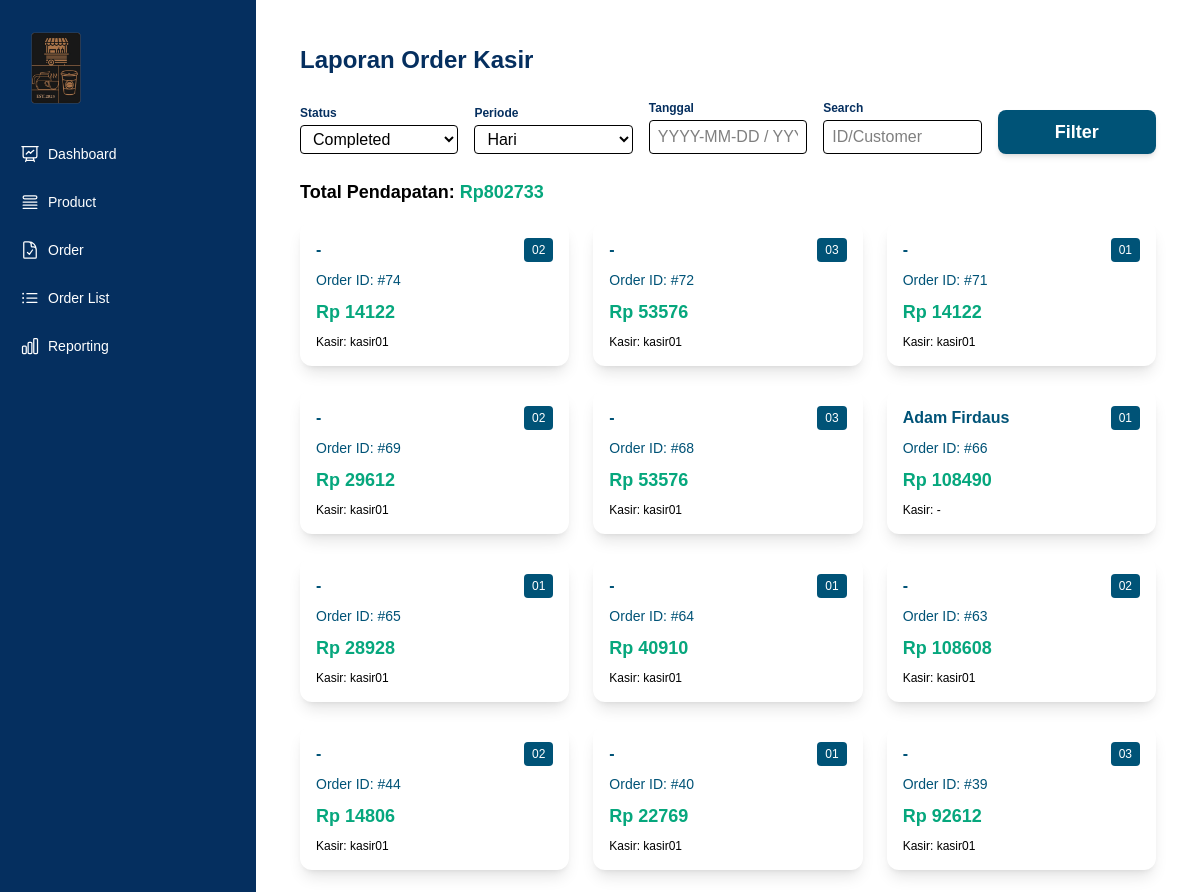
Page /kasir/order-report/ (signed in, upper part) on the earlier database version.
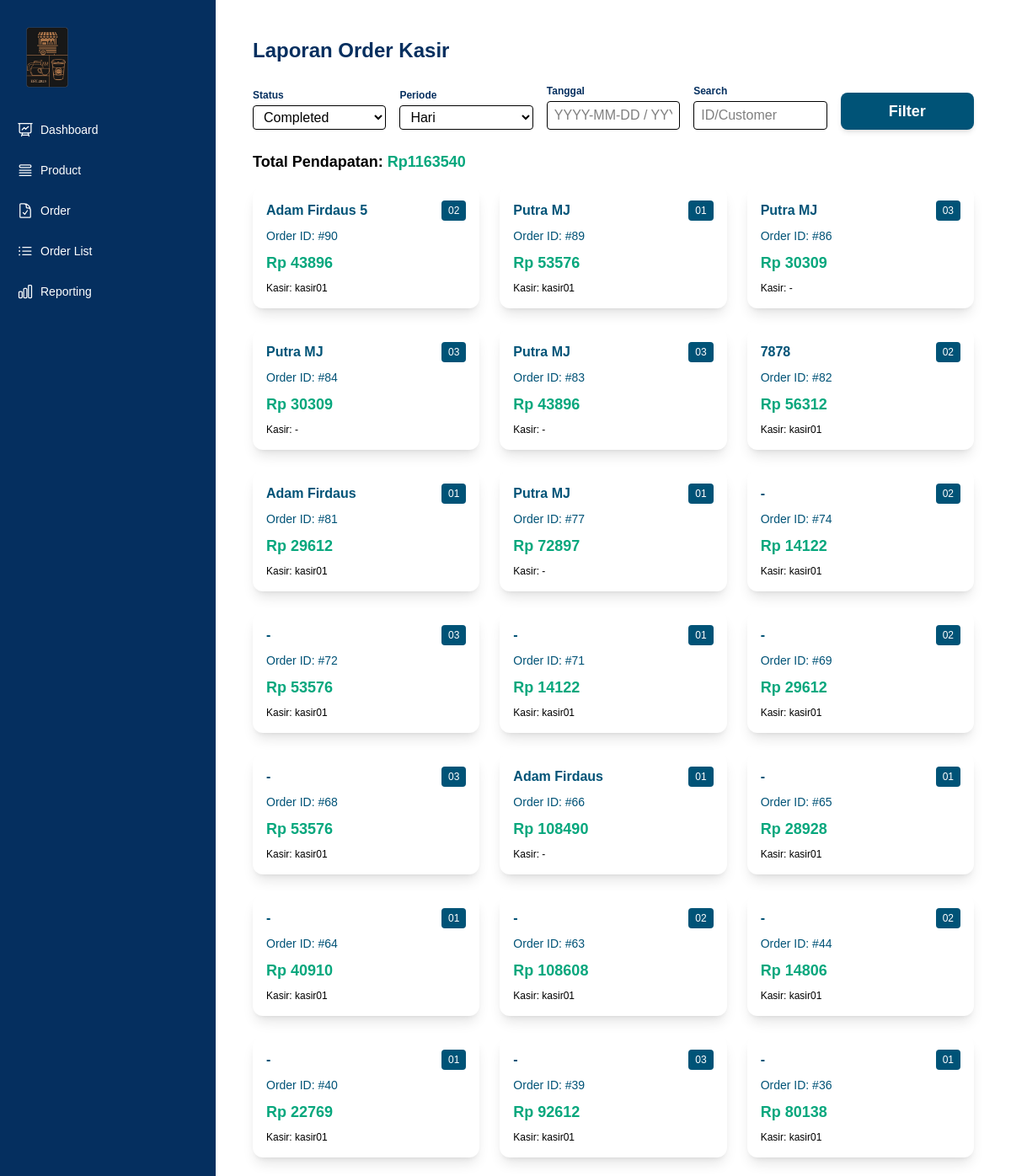
Same page on the later database version.
### app/models.py (models this page shows, shortened)
class Order(models.Model):
    STATUS_CHOICES = [
        ('Pending', 'Pending'),
        ('Processing', 'Processing'),
        ('Completed', 'Completed'),
        ('Cancelled', 'Cancelled'),
    ]
    ORDER_SOURCE_CHOICES = [
        ('manual', 'Kasir Manual'),
        ('qr_scan', 'Customer QR Scan'),
    ]
    PAYMENT_METHOD_CHOICES = [
        ('cash', 'Cash'),
        ('midtrans_qris', 'Midtrans QRIS'),
        ('midtrans_va', 'Midtrans Virtual Account'),
        ('midtrans_ewallet', 'Midtrans E-Wallet'),
    ]
    user = models.ForeignKey(settings.AUTH_USER_MODEL, on_delete=models.CASCADE, null=True, blank=True)  # Bisa null jika kasir manual
    kasir = models.ForeignKey(settings.AUTH_USER_MODEL, on_delete=models.SET_NULL, null=True, blank=True, related_name='kasir_orders')  # Untuk tracking siapa kasirnya
    table = models.ForeignKey(Table, on_delete=models.SET_NULL, null=True, blank=True)  # Bisa kosong jika order tanpa meja
    total_price = models.DecimalField(max_digits=10, decimal_places=2)
    status = models.CharField(max_length=50, choices=STATUS_CHOICES, default='Processing')
    payment_status = models.CharField(max_length=50, choices=[('Pending', 'Pending'), ('Paid', 'Paid'), ('Cancelled', 'Cancelled')], default='Pending')
    source = models.CharField(max_length=10, choices=ORDER_SOURCE_CHOICES, default='manual')  # Tracking asal order
    payment_method = models.CharField(max_length=20, choices=PAYMENT_METHOD_CHOICES, default='cash')
    notes = models.TextField(blank=True, null=True)  # Catatan khusus untuk order
    phone_number = models.CharField(max_length=15, blank=True, null=True)  # Untuk customer yang pesan via WhatsApp
    customer_name = models.CharField(max_length=100, blank=True, null=True)  # Nama pelanggan dari sesi WhatsApp
    date_ordered = models.DateTimeField(auto_now_add=True)

class Table(models.Model):
    table_number = models.CharField(max_length=10, unique=True)  # Nomor meja
    qr_code = models.ImageField(upload_to='qr_codes/', blank=True, null=True)  # QR code untuk meja

class CustomUser(AbstractUser):
    ROLE_CHOICES = [
        ('owner', 'Owner'),
        ('kasir', 'Kasir'),
        ('customer', 'Customer'),
    ]
    role = models.CharField(max_length=10, choices=ROLE_CHOICES, default='customer')
    groups = models.ManyToManyField(
        'auth.Group',
        related_name='customuser_set',  # Ubah nama relasi
        blank=True
    )
    user_permissions = models.ManyToManyField(
        'auth.Permission',
        related_name='customuser_permissions_set',  # Ubah nama relasi
        blank=True
    )

### app/decorators.py (the view)
        def _wrapped_view(request, *args, **kwargs):
            if not request.user.is_authenticated:
                messages = request._messages if hasattr(request, '_messages') else None
                if messages:
                    messages.error(request, "Silakan login terlebih dahulu.")
                return redirect_to_login(request.get_full_path(), 'kasir_owner_login')
            if request.user.role not in allowed_roles:
                return HttpResponseForbidden("You do not have permission to access this page.")
            return view_func(request, *args, **kwargs)

### app/views.py (called while the page is built, shortened)
@login_required
@role_required(allowed_roles=['kasir', 'owner'])
def kasir_order_report(request):
    status = request.GET.get('status', 'Completed')
    period = request.GET.get('period', 'day')
    date_str = request.GET.get('date')
    search = request.GET.get('search', '')
    orders = Order.objects.filter(status=status)
    if search:
        orders = orders.filter(notes__icontains=search) | orders.filter(id__icontains=search)
    orders = orders.select_related('table', 'kasir').prefetch_related('order_details__product').order_by('-date_ordered')
    total_income = orders.aggregate(total=Sum('total_price'))['total'] or 0
    return render(request, 'kasir_order_report.html', {
        'orders': orders,
        'total_income': total_income,
        'status': status,
        'period': period,
        'date_str': date_str or '',
        'search': search,
    })

### templates/kasir_order_report.html (shortened to what this page needs)
{% extends "base.html" %}
{% block content %}
<div class="container mx-auto p-5 font-poppins">
  <h2 class="text-2xl font-bold mb-6 text-primary">Laporan Order Kasir</h2>
  <form method="get" class="mb-6 grid grid-cols-1 md:grid-cols-5 gap-4 items-end">
    <div>
      <label class="block text-xs mb-1 text-primary font-semibold">Status</label>
      <select name="status" class="w-full border border-primary rounded px-2 py-1 focus:border-accent focus:ring-2 focus:ring-accent/30 transition">
        <option value="Completed" {% if status == 'Completed' %}selected{% endif %}>Completed</option>
      </select>
    </div>
    <div>
      <label class="block text-xs mb-1 text-primary font-semibold">Periode</label>
      <select name="period" class="w-full border border-primary rounded px-2 py-1 focus:border-accent focus:ring-2 focus:ring-accent/30 transition">
        <option value="day" {% if period == 'day' %}selected{% endif %}>Hari</option>
      </select>
    </div>
    <div>
      <label class="block text-xs mb-1 text-primary font-semibold">Tanggal</label>
      <input type="text" name="date" value="{{ date_str }}" placeholder="YYYY-MM-DD / YYYY-MM / YYYY" class="w-full border border-primary rounded px-2 py-1 focus:border-accent focus:ring-2 focus:ring-accent/30 transition" />
    </div>
    <div>
      <label class="block text-xs mb-1 text-primary font-semibold">Search</label>
      <input type="text" name="search" value="{{ search }}" placeholder="ID/Customer" class="w-full border border-primary rounded px-2 py-1 focus:border-accent focus:ring-2 focus:ring-accent/30 transition" />
    </div>
    <div>
      <button class="w-full btn-secondary py-2 rounded font-bold text-lg shadow-md transition">Filter</button>
    </div>
  </form>
  <div class="mb-4 text-lg font-semibold">Total Pendapatan: <span class="text-accent">Rp{{ total_income|floatformat:0 }}</span></div>
  <div class="grid grid-cols-1 sm:grid-cols-2 lg:grid-cols-3 gap-6">
    {% for order in orders %}
    <div class="bg-white rounded-xl shadow-lg p-4 cursor-pointer hover:ring-2 hover:ring-accent transition order-card" onclick="openOrderModal({{ order.id }})" id="order-card-{{ order.id }}">
      <div class="mb-2 flex justify-between items-center">
        <span class="font-semibold text-secondary">{{ order.customer_name|default:'-' }}</span>
        <span class="text-xs px-2 py-1 rounded bg-secondary text-white">{{ order.table.table_number|default:'Takeaway' }}</span>
      </div>
      <div class="text-secondary text-sm mb-2">Order ID: #{{ order.id }}</div>
      <div class="font-bold text-lg text-accent mb-2">Rp {{ order.total_price|floatformat:0 }}</div>
      <div class="text-xs text-secondary/60">Kasir: {{ order.kasir.username|default:'-' }}</div>
    </div>
    {% empty %}
    <div class="col-span-3 text-center text-primary/60">No orders found.</div>
    {% endfor %}
  </div>
</div>
{% endblock %}

Differences in the rows shown:
added Order: customer_name "Adam Firdaus 5", table.table_number "02", id "90", total_price "43896", kasir.username "kasir01"
added Order: customer_name "Putra MJ", table.table_number "01", id "89", total_price "53576", kasir.username "kasir01"
added Order: customer_name "Putra MJ", table.table_number "03", id "86", total_price "30309", kasir.username "-"
added Order: customer_name "Putra MJ", table.table_number "03", id "84", total_price "30309", kasir.username "-"
added Order: customer_name "Putra MJ", table.table_number "03", id "83", total_price "43896", kasir.username "-"
added Order: customer_name "7878", table.table_number "02", id "82", total_price "56312", kasir.username "kasir01"
added Order: customer_name "Adam Firdaus", table.table_number "01", id "81", total_price "29612", kasir.username "kasir01"
added Order: customer_name "Putra MJ", table.table_number "01", id "77", total_price "72897", kasir.username "-"
now on this page (row unchanged): Order: customer_name "-", table.table_number "01", id "36", total_price "80138", kasir.username "kasir01"
Other differences:
{{ total_income|floatformat:0 }}: "802733" → "1163540"
